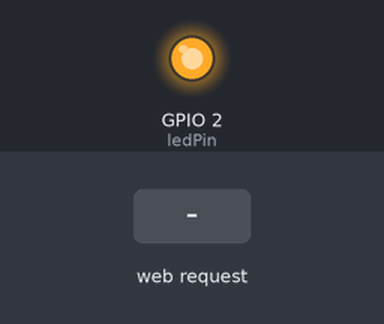
Recording of a sketch running on a simulated ESP8266 (NodeMCU). On the bench: output pins drawn as LEDs (lit = HIGH). Inputs (shaded band) come from the test bench. WiFi joins after 1.5 s; servers stay silent unless stated; what the sketch prints to the serial monitor is not drawn.

Above: at 2.7 s.
2.8 s: HTTP request GET /toggle received
At 4.1 s:
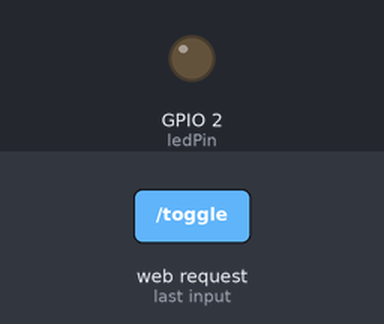
Timing chart, 0 to 5.8 s (numbered marks = the images above; inputs shaded):
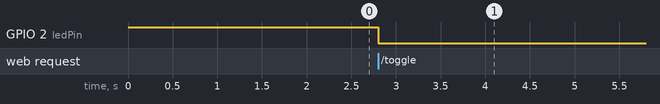

Measured:
- after the input at 2.8 s, GPIO 2 (ledPin): HIGH → LOW at once

The sketch:

wifi.ino
```cpp
 #include <ESP8266WiFi.h>
#include <ESP8266WebServer.h>

const char* ssid = "abhishek-IdeaPad-Flex-5-14ITL05";  // Replace with your open hotspot SSID
const char* password = "lH5eI1Ta";               // Open network

ESP8266WebServer server(80);

const int ledPin = 2;    // GPIO2 = onboard LED for ESP-01
bool ledState = false;

void handleRoot() {
  int rssi = WiFi.RSSI(); // Wi-Fi signal strength in dBm

  String html = R"rawliteral(
    <html>
    <head>
      <title>ESP-01 Dashboard</title>
      <meta name="viewport" content="width=device-width, initial-scale=1.0">
      <style>
        body { font-family: sans-serif; text-align: center; margin-top: 40px; }
        h1 { color: #0077cc; }
        .box { padding: 20px; margin: 20px auto; width: 90%; max-width: 300px; border: 1px solid #ccc; border-radius: 10px; box-shadow: 2px 2px 8px rgba(0,0,0,0.1); }
        button { padding: 10px 20px; font-size: 16px; background: #28a745; color: white; border: none; border-radius: 5px; }
        button:hover { background: #218838; }
      </style>
    </head>
    <body>
      <h1>📶 ESP-01 Dashboard</h1>
      <div class="box">
        <p><strong>Wi-Fi Signal Strength:</strong></p>
        <p>)rawliteral";
  html += rssi;
  html += " dBm</p><p><strong>LED State: </strong>";
  html += (ledState ? "ON" : "OFF");
  html += R"rawliteral(</p>
        <a href="/toggle"><button>Toggle LED</button></a>
      </div>
    </body>
    </html>
  )rawliteral";

  server.send(200, "text/html", html);
}

void handleToggle() {
  ledState = !ledState;
  digitalWrite(ledPin, ledState ? LOW : HIGH); // LOW = ON for ESP-01 onboard LED
  handleRoot(); // Redirect back to main page
}

void setup() {
  pinMode(ledPin, OUTPUT);
  digitalWrite(ledPin, HIGH); // Turn LED OFF initially

  Serial.begin(115200);
  WiFi.mode(WIFI_STA);
  WiFi.begin(ssid, password);

  Serial.println("🔌 Connecting to Wi-Fi...");
  int retry = 0;
  while (WiFi.status() != WL_CONNECTED && retry < 30) {
    delay(500);
    Serial.print(".");
    retry++;
  }

  if (WiFi.status() == WL_CONNECTED) {
    Serial.println("\n✅ Connected to Wi-Fi!");
    Serial.print("📱 Open http://");
    Serial.println(WiFi.localIP());

    server.on("/", handleRoot);
    server.on("/toggle", handleToggle);
    server.begin();
    Serial.println("🌐 Web server started.");
  } else {
    Serial.println("\n❌ Failed to connect to hotspot.");
  }
}

void loop() {
  server.handleClient();
}
```
